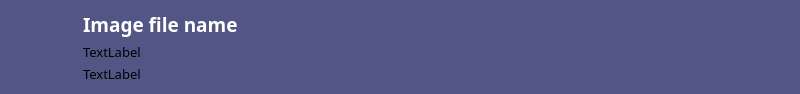
<?xml version="1.0" encoding="UTF-8"?>
<ui version="4.0">
 <class>bottom</class>
 <widget class="QFrame" name="bottom">
  <property name="geometry">
   <rect>
    <x>0</x>
    <y>0</y>
    <width>800</width>
    <height>94</height>
   </rect>
  </property>
  <property name="windowTitle">
   <string>Frame</string>
  </property>
  <property name="styleSheet">
   <string notr="true">background: #525685;</string>
  </property>
  <layout class="QGridLayout" name="gridLayout" columnstretch="0,0,1">
   <item row="0" column="2">
    <widget class="QFrame" name="main_frame">
     <layout class="QHBoxLayout" name="horizontalLayout_2">
      <property name="spacing">
       <number>4</number>
      </property>
      <property name="leftMargin">
       <number>6</number>
      </property>
      <property name="topMargin">
       <number>0</number>
      </property>
      <property name="rightMargin">
       <number>0</number>
      </property>
      <property name="bottomMargin">
       <number>0</number>
      </property>
      <item>
       <layout class="QHBoxLayout" name="horizontalLayout_3">
        <item>
         <widget class="QLabel" name="label">
          <property name="minimumSize">
           <size>
            <width>62</width>
            <height>62</height>
           </size>
          </property>
          <property name="maximumSize">
           <size>
            <width>62</width>
            <height>16777215</height>
           </size>
          </property>
          <property name="text">
           <string/>
          </property>
          <property name="pixmap">
           <pixmap resource="resources.qrc">:/icon/file</pixmap>
          </property>
          <property name="scaledContents">
           <bool>true</bool>
          </property>
         </widget>
        </item>
       </layout>
      </item>
      <item>
       <layout class="QHBoxLayout" name="horizontalLayout">
        <item>
         <layout class="QVBoxLayout" name="verticalLayout_2">
          <item>
           <widget class="QLabel" name="label_2">
            <property name="font">
             <font>
              <family>Selawik</family>
              <pointsize>14</pointsize>
              <weight>75</weight>
              <bold>true</bold>
             </font>
            </property>
            <property name="styleSheet">
             <string notr="true">color: white;</string>
            </property>
            <property name="text">
             <string>Image file name</string>
            </property>
           </widget>
          </item>
          <item>
           <widget class="QLabel" name="label_3">
            <property name="font">
             <font>
              <family>Selawik</family>
              <pointsize>10</pointsize>
             </font>
            </property>
            <property name="text">
             <string>TextLabel</string>
            </property>
           </widget>
          </item>
          <item>
           <widget class="QLabel" name="label_4">
            <property name="font">
             <font>
              <family>Selawik</family>
              <pointsize>10</pointsize>
             </font>
            </property>
            <property name="text">
             <string>TextLabel</string>
            </property>
           </widget>
          </item>
         </layout>
        </item>
       </layout>
      </item>
     </layout>
    </widget>
   </item>
  </layout>
 </widget>
 <resources>
  <include location="resources.qrc"/>
 </resources>
 <connections/>
</ui>
